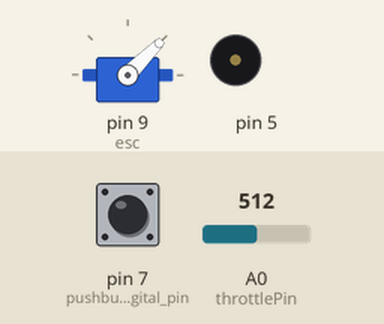
Bench run of a sketch on a simulated Arduino Uno, built with avr-gcc and run on an emulated ATmega328P. On the bench: servo, buzzer (waves = sounding). Inputs (shaded band) come from the test bench; at power-on: pin 7 (pushbutton_on_digital_pin) HIGH, A0 (throttlePin) = 512.

Above: at 1.2 s.
1.3 s: pin 7 (pushbutton_on_digital_pin) pulled LOW for 0.15 s
At 10.0 s:
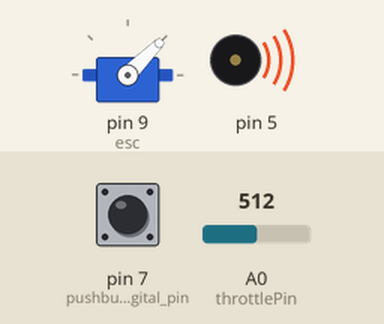
At 11.1 s:
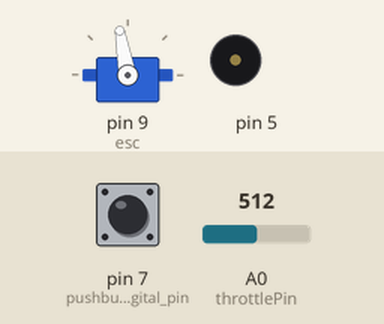
Timing chart, 0 to 15.8 s (numbered marks = the images above; inputs shaded):
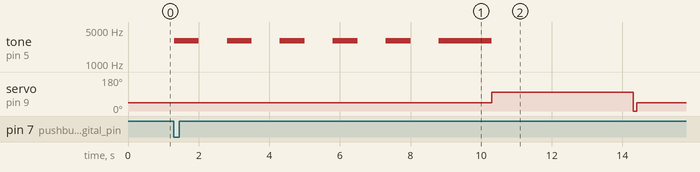

Measured:
- after the input at 1.3 s, tone on pin 5: goes 5 × (3000 Hz 0.70 s, silent 0.80 s), 3000 Hz 1.5 s, then silent, starting at once; servo on pin 9 (esc): 45° → 100° after 9.0 s, → 0° 4.0 s later, → 45° 0.10 s later

The sketch:

rocket_working_final.ino
```cpp
#include <Servo.h>

Servo esc;
int throttlePin = 0;

void setup()
{
pinMode(7, INPUT_PULLUP); // pushbutton on digital pin 7 (1 wire signal pin, other wire to ground)
esc.attach(9);
}

void loop()
{

esc.write(45);

int throttle = analogRead(throttlePin);
throttle = map(throttle, 0, 1023, 45, 156);
    if (digitalRead(7) == LOW) {

        int beep = 0;
        while(beep < 5){
        noTone(5);
        tone(5, 3000, 700);
        delay(700);
        noTone(5);
        delay(800);
        beep++;
        }
        tone(5, 3000, 1500);
        delay(1500);
        noTone(5);
        esc.write(throttle);
        delay(4000);
        esc.write(0);
 }

delay(100);

}
```
